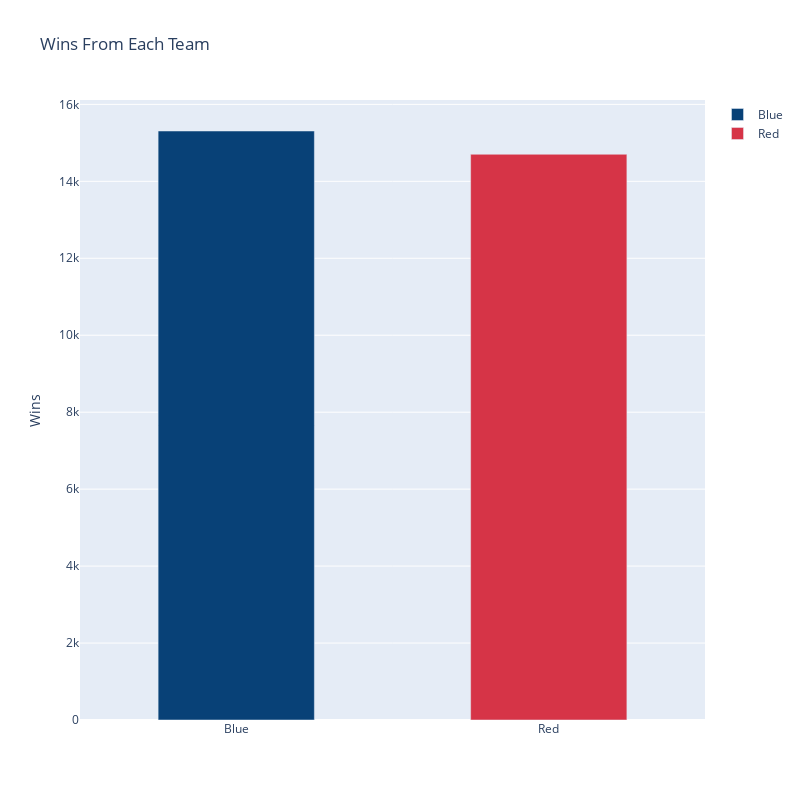

Notebook cell for this chart:
### Markdown cell above
## Win repartition by team

### Code cell
fig = go.Figure()

blue_loss = df[df['who_win'] == 'Red']

fig.add_trace(go.Bar(x=[0], y=list(blue_win['who_win'].value_counts()), name='Blue', marker_color='#084177', width=0.5))
fig.add_trace(go.Bar(x=[1], y=list(blue_loss['who_win'].value_counts()), name='Red',
                     marker_color=['#d63447'], width=0.5))

fig.update_layout(
    xaxis=dict(
        showticklabels=True,
        tickvals=[0, 1],
        ticktext=[i for i in ['Blue', 'Red']],
    ),
    yaxis_title='Wins',
    title='Wins From Each Team',
    height=800,
    width=800
)

iplot(fig)

### Figure 1 — Plotly figure (JSON) as saved in the notebook; plotly's stock layout.template omitted (floating-point values rounded to 4 significant figures)
{"data": [{"marker": {"color": "#084177"}, "name": "Blue", "type": "bar", "width": 0.5, "x": [0], "y": [15308]}, {"marker": {"color": ["#d63447"]}, "name": "Red", "type": "bar", "width": 0.5, "x": [1], "y": [14703]}], "layout": {"height": 800, "title": {"text": "Wins From Each Team"}, "width": 800, "xaxis": {"showticklabels": true, "ticktext": ["Blue", "Red"], "tickvals": [0, 1]}, "yaxis": {"title": {"text": "Wins"}}}}
